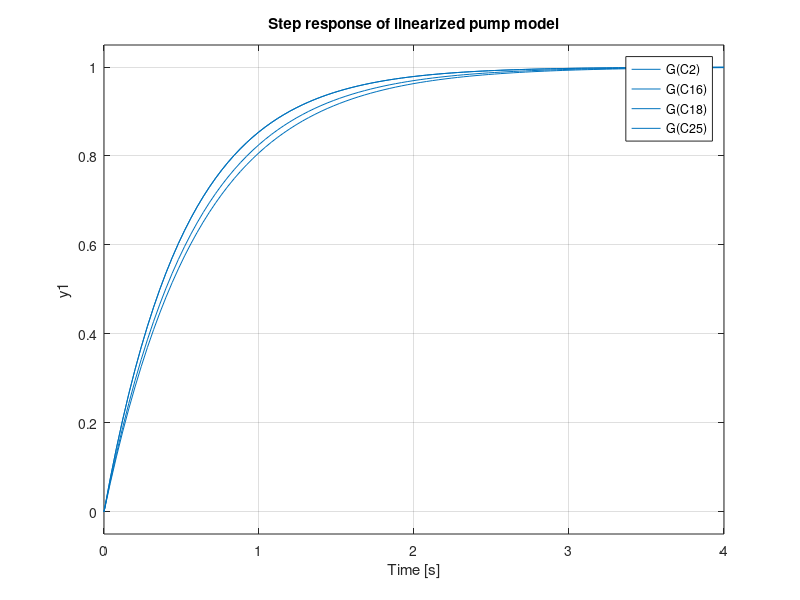

The MATLAB script that drew this image:
clc; clear all; close all; 

%% Pi controller 
% This document has been made to describe the design of the pi controllers
% used in the water tower project at Aalborg university - Spring semester
% 2017 gr. 830

s = tf('s'); % Transfor function 

%% Flow through the four pumps 
% Pump C2 and C16
a0 = 1.2024;
a1 = 0.0098;
a2 = 0.0147;

% ring flow and speed
qc2 = 0.0609;
wc2 = 2/5;

qc16 = 0.169;
wc16 = 2/5;


G_c2 = a1*qc2 + 2*a0*wc2;    % Models
G_c16 = a1*qc16 + 2*a0*wc16;

% D_c2 = 1.4/s;
% D_c16 = 1.4/s;

D_c2 = 2/s;
D_c16 = 2/s;

sys1 = G_c2*D_c2/(1 + G_c2*D_c2); 
sys2 = G_c16*D_c16/(1 + G_c16*D_c16);

%% Pump C18 and C25
a0 = 0.6921;
a1 = -0.0177;
a2 = 0.0179;

% pma flow and speed
qc18 = 0.179;
wc18 =0.8/5;

qc25 = 0.272;
wc25 = 2/5;

G_c18 = a1*qc18 + 2*a0*wc18; % Models
G_c25 = a1*qc25 + 2*a0*wc25;

% D_c18 = 6/s; % Fine tuned gains 
% D_c25 = 4/s; 

D_c18 = 8/s;
D_c25 = 3/s;

c2d(sys1,0.05,'tustin')
sys3 = G_c18*D_c18/(1 + G_c18*D_c18);
sys4 = G_c25*D_c25/(1 + G_c25*D_c25);

%% 



step(sys1)
hold on
step(sys2)
hold on
step(sys3)
hold on
step(sys4)
grid on 
%ylabel('Step size')
%xlabel('Time [s]')
legend('G(C2)','G(C16)','G(C18)','G(C25)')
title('Step response of linearized pump model')
